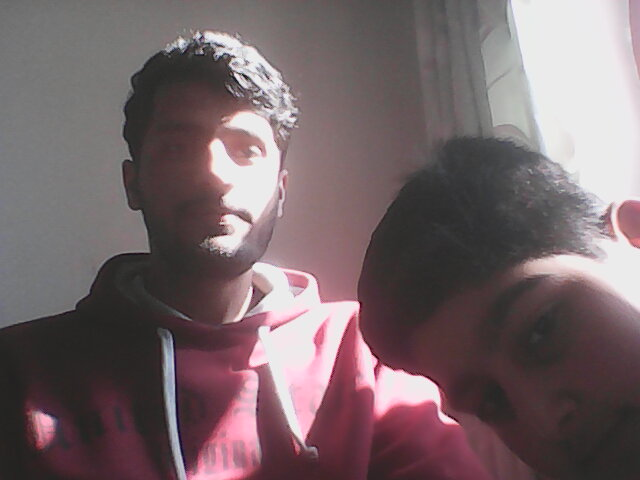
#> input picture cvopen/test.jpg, 640 x 480 px, given in place of video.mp4, which was not available
$ jupyter execute --allow-errors Untitled1.ipynb   (text cells are left out)
#> lines starting #> are read from the running program, lines starting #| are printed output that depends on the picture; after the words box and inside, x2 and y2 are one past the last pixel; in counts of white or black regions, pixels touching at a corner belong together; pictures that were not available may be replaced by others from this repository, and a replacement may not be noted
[cell 1]
import cv2
import matplotlib.pyplot as plt

[cell 2]
image = cv2.imread("Object-Detection-in-Images-using-Python-OpenCV/clock.jpg")

#> (a cell that did not finish here is left out)

#> (a cell that did not finish here is left out)

#> (a cell that did not finish here is left out)

#> (a cell that did not finish here is left out)

[cell 7]
import numpy as np
import cv2 as cv
im = cv.imread('Object-Detection-in-Images-using-Python-OpenCV/flower.jpg')
#> (the rest of this cell did not finish here and is left out)

[cell 8]
import numpy as np
import cv2

[cell 9]
def viewImage(image):
    cv2.namedWindow('cv2', cv2.WINDOW_NORMAL)
    cv2.imshow('Display', image)
    cv2.waitKey(0)
    cv2.destroyAllWindows()

[cell 10]
def grayscale_17_levels(image):
    high = 255
    while(1):
        low = high - 15
        col_to_be_changed_low = np.array([low])
        col_to_be_changed_high = np.array([high])
        curr_mask = cv2.inRange(gray, col_to_be_changed_low, col_to_be_changed_high)
        gray[curr_mask > 0] = (high)
        high -= 15
        if (low==0):
            break


image = cv2.imread('Object-Detection-in-Images-using-Python-OpenCV/flowers.jpg')
viewImage(image)
#> (the rest of this cell did not finish here and is left out)

[cell 11]
def get_area_of_each_gray_level(im):
    image = cv2.cvtColor(im, cv2.COLOR_BGR2GRAY)
    output = []
    high = 255
    first = True
    while(1):
        low = high - 15
        if(first == False):
            to_be_black_again_low = np.array([high])
            to_be_black_again_high = np.array([255])
            curr_mask = cv2.inRange(image, to_be_black_again_low,
            to_be_black_again_high)
            image[curr_mask > 0] = (0)


        ret, threshold = cv2.threshold(image, low, 255, 0)
        contours, hirerchy = cv2.findContours(threshold,
        cv2.RETR_LIST, cv2.CHAIN_APPROX_NONE)
        if(len(contours) > 0):
            output.append([cv2.contourArea(contours[0])])
            cv2.drawContours(im, contours, -1, (0,0,255), 3)
            high -= 15
            first = False
        if(low == 0 ):
            break
        return output

[cell 12]
image = cv2.imread('Object-Detection-in-Images-using-Python-OpenCV/flowers.jpg')
#> (the rest of this cell did not finish here and is left out)

[cell 13]
import cv2
import numpy as np
def viewImage(image):
    cv2.namedWindow('Display', cv2.WINDOW_NORMAL)
    cv2.imshow('Display', image)
    cv2.waitKey(0)
    cv2.destroyAllWindows()

[cell 14]
## getting green HSV color representation
green = np.uint8([[[0, 255, 0 ]]])
green_hsv = cv2.cvtColor(green,cv2.COLOR_BGR2HSV)
print( green_hsv)
image = cv2.imread('Object-Detection-in-Images-using-Python-OpenCV/flowers.jpg')

#> (a cell that did not finish here is left out)

[cell 16]
def findGreatesContour(contours):
    largest_area = 0
    largest_contour_index = -1
    i = 0
    total_contours = len(contours)
    while (i < total_contours ):
        area = cv2.contourArea(contours[i])
        if(area > largest_area):
            largest_area = area
            largest_contour_index = i
        i+=1

    return largest_area, largest_contour_index
# to get the center of the contour
#> (the rest of this cell did not finish here and is left out)

[cell 17]
import time

cap = cv2.VideoCapture("video.mp4")

time.sleep(3)
background=0
for i in range(30):
    ret,background = cap.read()
#> this loop made 30 passes
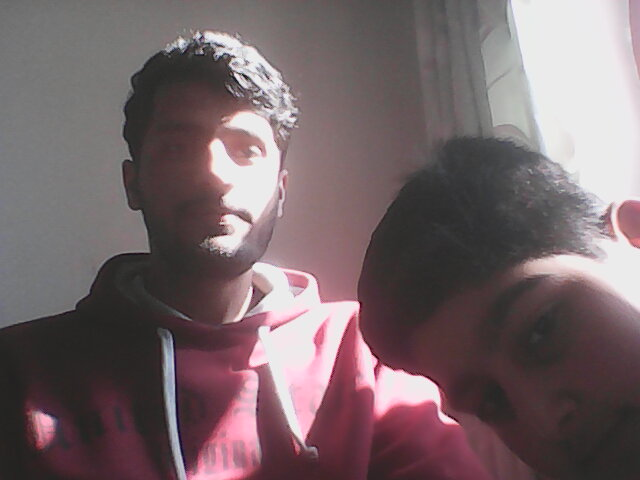
#> input picture cvopen/test.jpg, 640 x 480 px, given in place of video.mp4, which was not available
background = np.flip(background,axis=1)
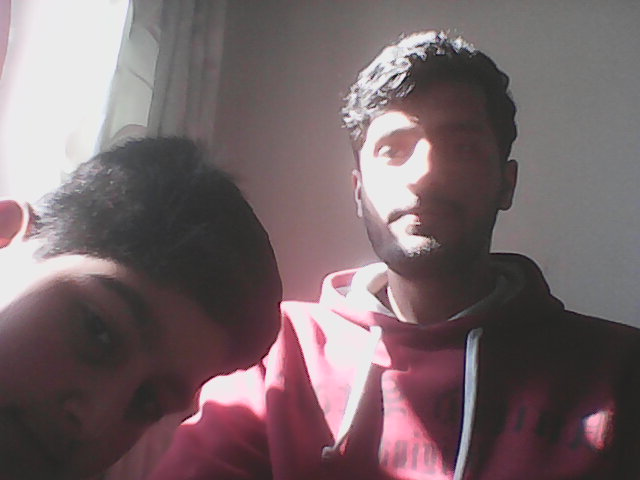
#> background: shape (480, 640, 3); mean B, G, R 105.5, 102.3, 118.2

[cell 18]
import cv2
import numpy as np

# Webcamera no 0 is used to capture the frames
cap = cv2.VideoCapture(0)

# This drives the program into an infinite loop.
while(1):
    # Captures the live stream frame-by-frame
    _, frame = cap.read()
#> frame is the input picture: shape (480, 640, 3); mean B, G, R 105.5, 102.3, 118.2
    # Converts images from BGR to HSV
    hsv = cv2.cvtColor(frame, cv2.COLOR_BGR2HSV)
#> hsv: shape (480, 640, 3); mean H, S, V 93, 40.3, 118.7
    lower_red = np.array([110,50,50])
    upper_red = np.array([130,255,255])

    # Here we are defining range of bluecolor in HSV
    # This creates a mask of blue coloured
    # objects found in the frame.
    mask = cv2.inRange(hsv, lower_red, upper_red)
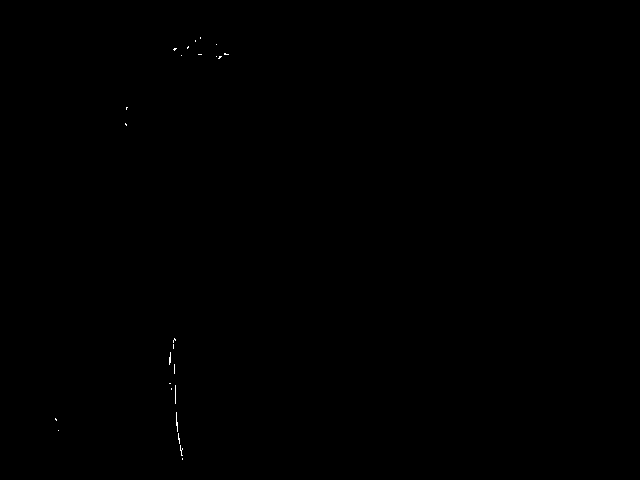
#> mask: shape (480, 640); 0.05% white in thin lines or dots, all inside (x1, y1, x2, y2) = (55, 37, 229, 460)

    # The bitwise and of the frame and mask is done so
    # that only the blue coloured objects are highlighted
    # and stored in res
    res = cv2.bitwise_and(frame,frame, mask= mask)
    cv2.imshow('frame',frame)
    cv2.imshow('mask',mask)
    cv2.imshow('res',res)

    # This displays the frame, mask
    # and res which we created in 3 separate windows.
    k = cv2.waitKey(5) & 0xFF
#> (key q is pressed here)
    if k == 27:
        break

# Destroys all of the HighGUI windows.
cv2.destroyAllWindows()

# release the captured frame
cap.release()

[cell 19]
import numpy as np
import cv2


# Capturing video through webcam
webcam = cv2.VideoCapture(0)

# Start a while loop
while(1):

    # Reading the video from the
    # webcam in image frames
    _, imageFrame = webcam.read()

    # Convert the imageFrame in
    # BGR(RGB color space) to
    # HSV(hue-saturation-value)
    # color space
    hsvFrame = cv2.cvtColor(imageFrame, cv2.COLOR_BGR2HSV)

    # Set range for red color and
    # define mask
    red_lower = np.array([136, 87, 111], np.uint8)
    red_upper = np.array([180, 255, 255], np.uint8)
    red_mask = cv2.inRange(hsvFrame, red_lower, red_upper)
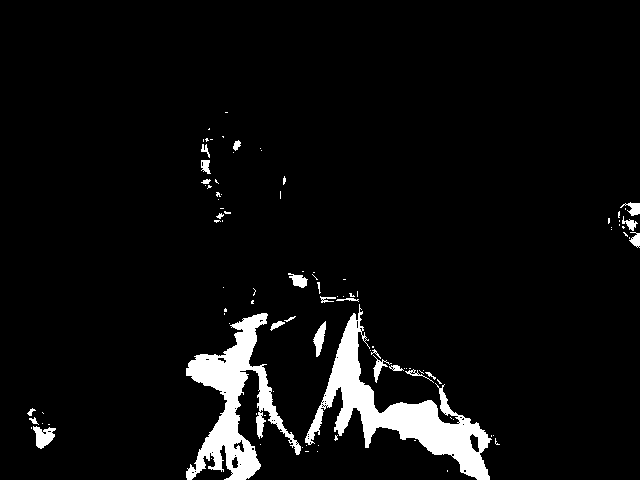
#> red_mask: shape (480, 640); 5.5% white; 100 white regions (75 under 20 px), largest, box (x1, y1, x2, y2) and area: (305, 304, 492, 480) 7945, (186, 313, 301, 480) 6587, (33, 426, 56, 449) 313

    # Set range for green color and
    # define mask
    green_lower = np.array([25, 52, 72], np.uint8)
    green_upper = np.array([102, 255, 255], np.uint8)
    green_mask = cv2.inRange(hsvFrame, green_lower, green_upper)
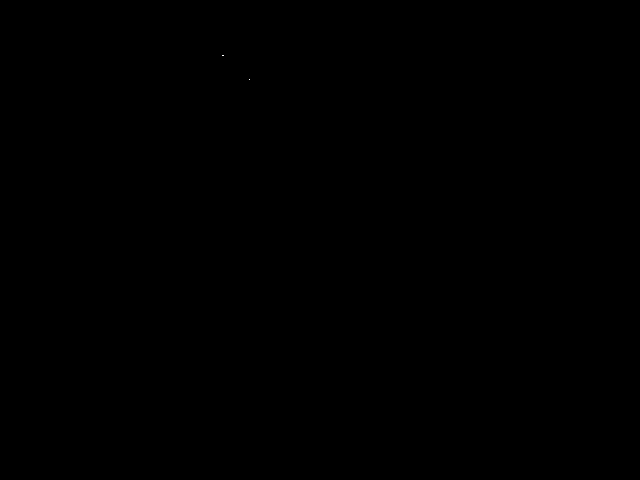
#> green_mask: shape (480, 640); 0% white in thin lines or dots, all inside (x1, y1, x2, y2) = (222, 55, 250, 80)

    # Set range for blue color and
    # define mask
    blue_lower = np.array([94, 80, 2], np.uint8)
    blue_upper = np.array([120, 255, 255], np.uint8)
    blue_mask = cv2.inRange(hsvFrame, blue_lower, blue_upper)
#> blue_mask: shape (480, 640); 0% white in thin lines or dots, all inside (x1, y1, x2, y2) = (173, 37, 223, 453)

    # Morphological Transform, Dilation
    # for each color and bitwise_and operator
    # between imageFrame and mask determines
    # to detect only that particular color
    kernal = np.ones((5, 5), "uint8")

    # For red color
    red_mask = cv2.dilate(red_mask, kernal)
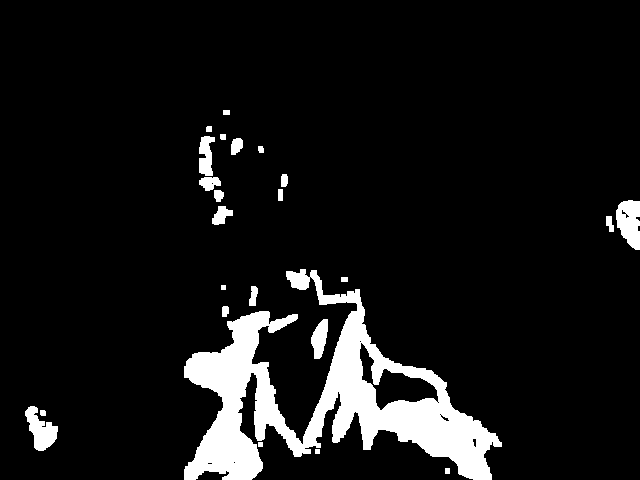
#> red_mask: shape (480, 640); 8.6% white; 24 white regions, largest, box (x1, y1, x2, y2) and area: (184, 269, 502, 480) 22292, (616, 200, 640, 250) 895, (25, 406, 58, 451) 794
    res_red = cv2.bitwise_and(imageFrame, imageFrame,
                              mask = red_mask)
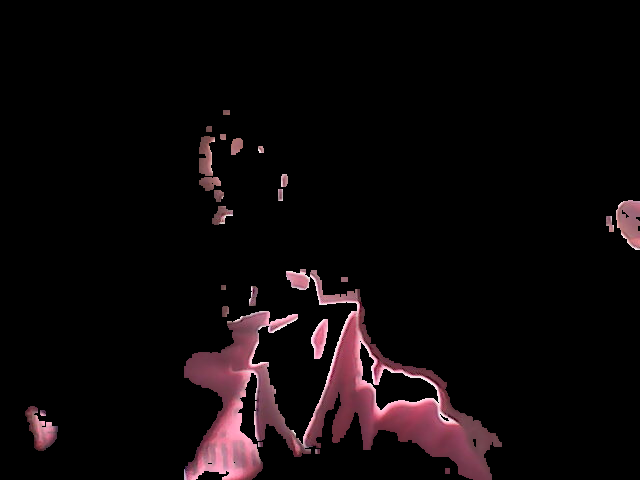
#> res_red: shape (480, 640, 3); mean B, G, R 9.5, 8, 13.6

    # For green color
    green_mask = cv2.dilate(green_mask, kernal)
#> green_mask: shape (480, 640); 0.02% white; 2 white regions, box (x1, y1, x2, y2) and area: (220, 53, 226, 58) 30, (247, 77, 252, 82) 25
    res_green = cv2.bitwise_and(imageFrame, imageFrame,
                                mask = green_mask)

    # For blue color
    blue_mask = cv2.dilate(blue_mask, kernal)
#> blue_mask: shape (480, 640); 0.08% white; 8 white regions
    res_blue = cv2.bitwise_and(imageFrame, imageFrame,
                               mask = blue_mask)

    # Creating contour to track red color
    contours, hierarchy = cv2.findContours(red_mask,
                                           cv2.RETR_TREE,
                                           cv2.CHAIN_APPROX_SIMPLE)
#> contours = 35 contours, 11 with area under 20; largest, box (x1, y1, x2, y2) and area: (184, 269, 502, 480) 23201, (359, 342, 439, 411) 1963, (616, 200, 640, 250) 846, (25, 406, 58, 451) 724, (311, 319, 328, 359) 406

    for pic, contour in enumerate(contours):
        area = cv2.contourArea(contour)
        if(area > 300):
            x, y, w, h = cv2.boundingRect(contour)
            imageFrame = cv2.rectangle(imageFrame, (x, y),
                                       (x + w, y + h),
                                       (0, 0, 255), 2)

            cv2.putText(imageFrame, "Red Colour", (x, y),
                        cv2.FONT_HERSHEY_SIMPLEX, 1.0,
                        (0, 0, 255))
#> this loop made 35 passes
#> (area, x, y, w, h) on passes 5, 6, 11, 18, 22, 32: (723.5, 25, 406, 33, 45), (405.5, 311, 319, 17, 40), (23201, 184, 269, 318, 211), (1963, 359, 342, 80, 69), (846, 616, 200, 24, 50), (396.5, 199, 136, 16, 40)
#> area on passes 4, 7, 8, 14, 15, 20: 24, 53.5, 105, 27, 27, 70
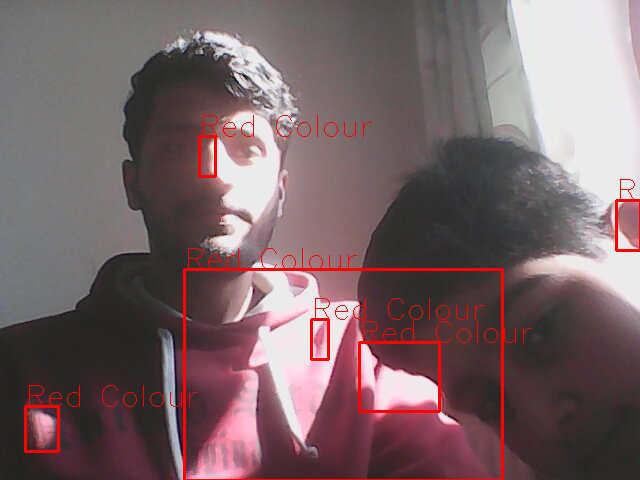
#> imageFrame: shape (480, 640, 3); 2.17% of pixels changed, all inside (x1, y1, x2, y2) = (24, 115, 640, 480)

    # Creating contour to track green color
    contours, hierarchy = cv2.findContours(green_mask,
                                           cv2.RETR_TREE,
                                           cv2.CHAIN_APPROX_SIMPLE)
#> contours = 2 contours, 1 with area under 20; largest, box (x1, y1, x2, y2) and area: (220, 53, 226, 58) 20

    for pic, contour in enumerate(contours):
        area = cv2.contourArea(contour)
        if(area > 300):
            x, y, w, h = cv2.boundingRect(contour)
            imageFrame = cv2.rectangle(imageFrame, (x, y),
                                       (x + w, y + h),
                                       (0, 255, 0), 2)

            cv2.putText(imageFrame, "Green Colour", (x, y),
                        cv2.FONT_HERSHEY_SIMPLEX,
                        1.0, (0, 255, 0))
#> this loop made 2 passes
#> (pic, contour, area) on pass 2: (1, [[220, 53], [220, 57], [225, 57], [225, 53]], 20)

    # Creating contour to track blue color
    contours, hierarchy = cv2.findContours(blue_mask,
                                           cv2.RETR_TREE,
                                           cv2.CHAIN_APPROX_SIMPLE)
#> contours = 8 contours, 6 with area under 20; largest, box (x1, y1, x2, y2) and area: (217, 53, 225, 60) 35, (172, 46, 178, 52) 24
    for pic, contour in enumerate(contours):
        area = cv2.contourArea(contour)
        if(area > 300):
            x, y, w, h = cv2.boundingRect(contour)
            imageFrame = cv2.rectangle(imageFrame, (x, y),
                                       (x + w, y + h),
                                       (255, 0, 0), 2)

            cv2.putText(imageFrame, "Blue Colour", (x, y),
                        cv2.FONT_HERSHEY_SIMPLEX,
                        1.0, (255, 0, 0))
#> this loop made 8 passes
#> area on passes 4, 6: 35, 24

    # Program Termination
    cv2.imshow("Multiple Color Detection in Real-TIme", imageFrame)
    if cv2.waitKey(10) & 0xFF == ord('q'):
#> (key q is pressed here)
        cap.release()
        cv2.destroyAllWindows()
        break

[cell 20]
import numpy as np
import cv2


# Capturing video through webcam
webcam = cv2.VideoCapture(0)

# Start a while loop
while(1):

    # Reading the video from the
    # webcam in image frames
    _, imageFrame = webcam.read()

    # Convert the imageFrame in
    # BGR(RGB color space) to
    # HSV(hue-saturation-value)
    # color space
    hsvFrame = cv2.cvtColor(imageFrame, cv2.COLOR_BGR2HSV)

    # Set range for red color and
    # define mask
    red_lower = np.array([136, 87, 111], np.uint8)
    red_upper = np.array([180, 255, 255], np.uint8)
    red_mask = cv2.inRange(hsvFrame, red_lower, red_upper)

    # Set range for green color and
    # define mask
    green_lower = np.array([25, 52, 72], np.uint8)
    green_upper = np.array([102, 255, 255], np.uint8)
    green_mask = cv2.inRange(hsvFrame, green_lower, green_upper)

    # Set range for blue color and
    # define mask
    blue_lower = np.array([94, 80, 2], np.uint8)
    blue_upper = np.array([120, 255, 255], np.uint8)
    blue_mask = cv2.inRange(hsvFrame, blue_lower, blue_upper)

    # Morphological Transform, Dilation
    # for each color and bitwise_and operator
    # between imageFrame and mask determines
    # to detect only that particular color
    kernal = np.ones((5, 5), "uint8")

    # For red color
    red_mask = cv2.dilate(red_mask, kernal)
    res_red = cv2.bitwise_and(imageFrame, imageFrame,
                              mask = red_mask)

    # For green color
    green_mask = cv2.dilate(green_mask, kernal)
    res_green = cv2.bitwise_and(imageFrame, imageFrame,
                                mask = green_mask)

    # For blue color
    blue_mask = cv2.dilate(blue_mask, kernal)
    res_blue = cv2.bitwise_and(imageFrame, imageFrame,
                               mask = blue_mask)

    # Creating contour to track red color
    contours, hierarchy = cv2.findContours(red_mask,
                                           cv2.RETR_TREE,
                                           cv2.CHAIN_APPROX_SIMPLE)
#> contours = 35 contours, 11 with area under 20; largest, box (x1, y1, x2, y2) and area: (184, 269, 502, 480) 23201, (359, 342, 439, 411) 1963, (616, 200, 640, 250) 846, (25, 406, 58, 451) 724, (311, 319, 328, 359) 406

    for pic, contour in enumerate(contours):
        area = cv2.contourArea(contour)
        if(area > 300):
            x, y, w, h = cv2.boundingRect(contour)
            imageFrame = cv2.rectangle(imageFrame, (x, y),
                                       (x + w, y + h),
                                       (0, 0, 255), 2)

            cv2.putText(imageFrame, "Red Colour", (x, y),
                        cv2.FONT_HERSHEY_SIMPLEX, 1.0,
                        (0, 0, 255))

    # Creating contour to track green color
    contours, hierarchy = cv2.findContours(green_mask,
                                           cv2.RETR_TREE,
                                           cv2.CHAIN_APPROX_SIMPLE)
#> contours = 2 contours, 1 with area under 20; largest, box (x1, y1, x2, y2) and area: (220, 53, 226, 58) 20

    for pic, contour in enumerate(contours):
        area = cv2.contourArea(contour)
        if(area > 300):
            x, y, w, h = cv2.boundingRect(contour)
            imageFrame = cv2.rectangle(imageFrame, (x, y),
                                       (x + w, y + h),
                                       (0, 255, 0), 2)

            cv2.putText(imageFrame, "Green Colour", (x, y),
                        cv2.FONT_HERSHEY_SIMPLEX,
                        1.0, (0, 255, 0))

    # Creating contour to track blue color
    contours, hierarchy = cv2.findContours(blue_mask,
                                           cv2.RETR_TREE,
                                           cv2.CHAIN_APPROX_SIMPLE)
#> contours = 8 contours, 6 with area under 20; largest, box (x1, y1, x2, y2) and area: (217, 53, 225, 60) 35, (172, 46, 178, 52) 24
    for pic, contour in enumerate(contours):
        area = cv2.contourArea(contour)
        if(area > 300):
            x, y, w, h = cv2.boundingRect(contour)
            imageFrame = cv2.rectangle(imageFrame, (x, y),
                                       (x + w, y + h),
                                       (255, 0, 0), 2)

            cv2.putText(imageFrame, "Blue Colour", (x, y),
                        cv2.FONT_HERSHEY_SIMPLEX,
                        1.0, (255, 0, 0))

    # Program Termination
    cv2.imshow("Multiple Color Detection in Real-TIme", imageFrame)
    if cv2.waitKey(10) & 0xFF == ord('q'):
#> (key q is pressed here)
        cap.release()
        cv2.destroyAllWindows()
        break
